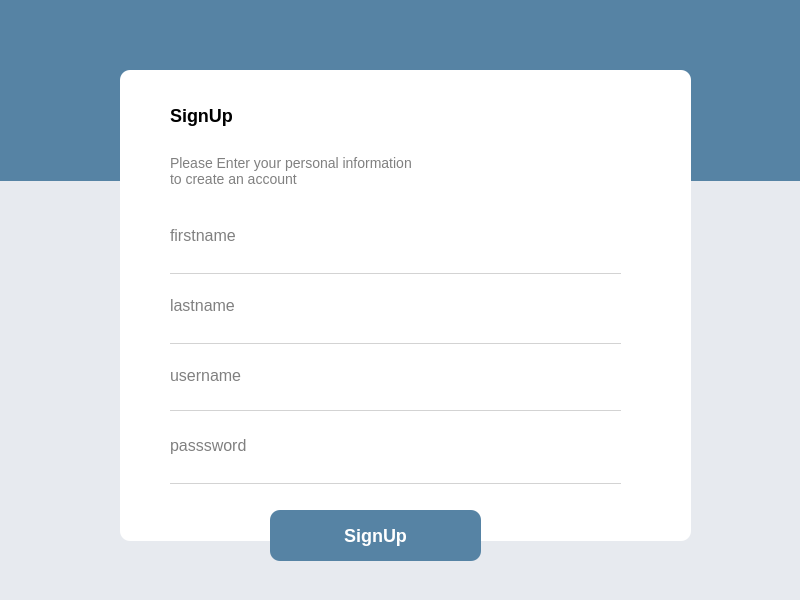
<?xml version="1.0" encoding="UTF-8"?>
<ui version="4.0">
 <class>SignUpDialog</class>
 <widget class="QDialog" name="SignUpDialog">
  <property name="geometry">
   <rect>
    <x>0</x>
    <y>0</y>
    <width>800</width>
    <height>600</height>
   </rect>
  </property>
  <property name="minimumSize">
   <size>
    <width>800</width>
    <height>600</height>
   </size>
  </property>
  <property name="maximumSize">
   <size>
    <width>800</width>
    <height>600</height>
   </size>
  </property>
  <property name="windowTitle">
   <string>signup form</string>
  </property>
  <property name="styleSheet">
   <string notr="true">background-color : #E7EAEF;</string>
  </property>
  <widget class="QWidget" name="widget" native="true">
   <property name="geometry">
    <rect>
     <x>0</x>
     <y>0</y>
     <width>801</width>
     <height>181</height>
    </rect>
   </property>
   <property name="styleSheet">
    <string notr="true">background-color: #5683A4;</string>
   </property>
  </widget>
  <widget class="QWidget" name="widget_2" native="true">
   <property name="geometry">
    <rect>
     <x>120</x>
     <y>70</y>
     <width>571</width>
     <height>471</height>
    </rect>
   </property>
   <property name="styleSheet">
    <string notr="true">#widget_2{background-color:white;
border-radius:10px;
}</string>
   </property>
   <widget class="QLabel" name="label">
    <property name="geometry">
     <rect>
      <x>50</x>
      <y>30</y>
      <width>71</width>
      <height>31</height>
     </rect>
    </property>
    <property name="styleSheet">
     <string notr="true">color:black;
font-weight:bold;
font-size:18px;
background-color:white;</string>
    </property>
    <property name="text">
     <string>SignUp</string>
    </property>
   </widget>
   <widget class="QLabel" name="label_2">
    <property name="geometry">
     <rect>
      <x>50</x>
      <y>80</y>
      <width>391</width>
      <height>41</height>
     </rect>
    </property>
    <property name="styleSheet">
     <string notr="true">color:gray;
font-weight:400;
font-size:14px;
background-color:white;</string>
    </property>
    <property name="text">
     <string>Please Enter your personal information
to create an account</string>
    </property>
   </widget>
   <widget class="QLabel" name="label_3">
    <property name="geometry">
     <rect>
      <x>50</x>
      <y>290</y>
      <width>101</width>
      <height>31</height>
     </rect>
    </property>
    <property name="styleSheet">
     <string notr="true">color:gray;
font-weight:400;
font-size:16px;
background-color:white;</string>
    </property>
    <property name="text">
     <string>username</string>
    </property>
   </widget>
   <widget class="QLineEdit" name="input_password">
    <property name="geometry">
     <rect>
      <x>50</x>
      <y>390</y>
      <width>451</width>
      <height>24</height>
     </rect>
    </property>
    <property name="focusPolicy">
     <enum>Qt::ClickFocus</enum>
    </property>
    <property name="styleSheet">
     <string notr="true">#input_password
{
outline:none;
border:none;
border-bottom:1px solid lightgray;
background-color:white;
}
#input_password:focus
{
border-bottom:1px solid #40ABE3;
}</string>
    </property>
    <property name="echoMode">
     <enum>QLineEdit::Password</enum>
    </property>
   </widget>
   <widget class="QLabel" name="label_4">
    <property name="geometry">
     <rect>
      <x>50</x>
      <y>360</y>
      <width>101</width>
      <height>31</height>
     </rect>
    </property>
    <property name="styleSheet">
     <string notr="true">color:gray;
font-weight:400;
font-size:16px;
background-color:white;</string>
    </property>
    <property name="text">
     <string>passsword</string>
    </property>
   </widget>
   <widget class="QLineEdit" name="input_username">
    <property name="geometry">
     <rect>
      <x>50</x>
      <y>320</y>
      <width>451</width>
      <height>21</height>
     </rect>
    </property>
    <property name="focusPolicy">
     <enum>Qt::ClickFocus</enum>
    </property>
    <property name="styleSheet">
     <string notr="true">#input_username
{
outline:none;
border:none;
border-bottom:1px solid lightgray;
background-color:white;
}
#input_username:focus
{
border-bottom:1px solid #40ABE3;
}</string>
    </property>
    <property name="echoMode">
     <enum>QLineEdit::Normal</enum>
    </property>
   </widget>
   <widget class="QLabel" name="label_5">
    <property name="geometry">
     <rect>
      <x>50</x>
      <y>150</y>
      <width>101</width>
      <height>31</height>
     </rect>
    </property>
    <property name="styleSheet">
     <string notr="true">color:gray;
font-weight:400;
font-size:16px;
background-color:white;</string>
    </property>
    <property name="text">
     <string>firstname</string>
    </property>
   </widget>
   <widget class="QLabel" name="label_6">
    <property name="geometry">
     <rect>
      <x>50</x>
      <y>220</y>
      <width>101</width>
      <height>31</height>
     </rect>
    </property>
    <property name="styleSheet">
     <string notr="true">color:gray;
font-weight:400;
font-size:16px;
background-color:white;</string>
    </property>
    <property name="text">
     <string>lastname</string>
    </property>
   </widget>
   <widget class="QLineEdit" name="input_firstname">
    <property name="geometry">
     <rect>
      <x>50</x>
      <y>180</y>
      <width>451</width>
      <height>24</height>
     </rect>
    </property>
    <property name="focusPolicy">
     <enum>Qt::ClickFocus</enum>
    </property>
    <property name="styleSheet">
     <string notr="true">#input_firstname
{
outline:none;
border:none;
border-bottom:1px solid lightgray;
background-color:white;
}
#input_firstname:focus
{
border-bottom:1px solid #40ABE3;
}</string>
    </property>
    <property name="echoMode">
     <enum>QLineEdit::Normal</enum>
    </property>
   </widget>
   <widget class="QLineEdit" name="input_lastname">
    <property name="geometry">
     <rect>
      <x>50</x>
      <y>250</y>
      <width>451</width>
      <height>24</height>
     </rect>
    </property>
    <property name="focusPolicy">
     <enum>Qt::ClickFocus</enum>
    </property>
    <property name="styleSheet">
     <string notr="true">#input_lastname
{
outline:none;
border:none;
border-bottom:1px solid lightgray;
background-color:white;
}
#input_lastname:focus
{
border-bottom:1px solid #40ABE3;
}</string>
    </property>
    <property name="echoMode">
     <enum>QLineEdit::Normal</enum>
    </property>
   </widget>
  </widget>
  <widget class="QPushButton" name="btn_signup">
   <property name="geometry">
    <rect>
     <x>270</x>
     <y>510</y>
     <width>211</width>
     <height>51</height>
    </rect>
   </property>
   <property name="cursor">
    <cursorShape>PointingHandCursor</cursorShape>
   </property>
   <property name="styleSheet">
    <string notr="true">border-radius:10px;
background-color:#5683A4;
color:white;
font-size:18px;
font-weight:bold;
padding : 15px 0;</string>
   </property>
   <property name="text">
    <string>SignUp</string>
   </property>
  </widget>
 </widget>
 <resources/>
 <connections/>
</ui>
